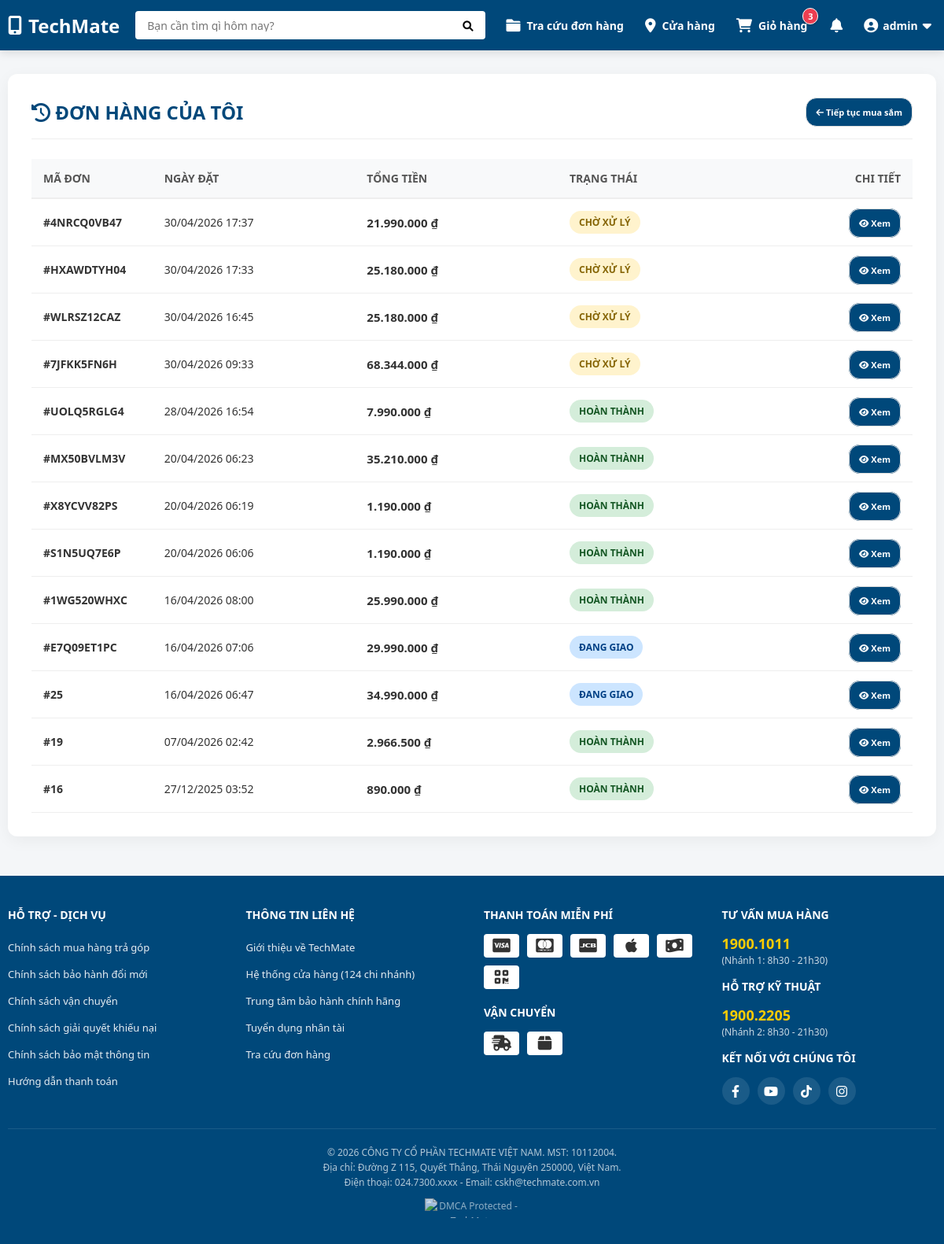
Screenshot of /order_history.php (signed in) with the database file from the repository.
### tables this page shows
CREATE TABLE `orders` (
  `id` int(11) NOT NULL,
  `order_code` varchar(10) DEFAULT NULL,
  `user_id` int(11) DEFAULT NULL,
  `name` varchar(255) NOT NULL,
  `phone` varchar(20) NOT NULL,
  `address` text NOT NULL,
  `total_price` decimal(15,0) DEFAULT NULL,
  `discount_amount` int(11) NOT NULL DEFAULT 0,
  `status` enum('pending','shipping','completed','cancelled') DEFAULT 'pending',
  `payment_method` enum('cod','banking') NOT NULL DEFAULT 'cod',
  `payment_status` enum('unpaid','paid') NOT NULL DEFAULT 'unpaid',
  `created_at` timestamp NOT NULL DEFAULT current_timestamp()
);

### order_history.php (the view, shortened to what this page needs)
<?php
include 'config/db.php';
$user_id = $_SESSION['user_id'];
?>
<!DOCTYPE html>
<html lang="vi">
<head>
    <link rel="stylesheet" href="assets/css/style.css?v=<?php echo time(); ?>">
    <link rel="stylesheet" href="assets/css/mobile.css?v=<?php echo time(); ?>">
    <link rel="stylesheet" href="https://cdnjs.cloudflare.com/ajax/libs/font-awesome/6.0.0/css/all.min.css">
</head>
<body>
    <?php require_once 'includes/navbar.php'; ?>
    <div class="container">
        <div class="history-wrapper">
            <div class="history-header">
                <h2><i class="fa-solid fa-clock-rotate-left"></i> Đơn hàng của tôi</h2>
                <a href="index.php" class="btn-view-detail"><i class="fa-solid fa-arrow-left"></i> Tiếp tục mua sắm</a>
            </div>
            <table class="history-table">
                <thead>
                    <tr>
                        <th width="10%">Mã đơn</th>
                        <th width="20%">Ngày đặt</th>
                        <th width="20%">Tổng tiền</th>
                        <th width="20%">Trạng thái</th>
                        <th width="15%" style="text-align:right;">Chi tiết</th>
                    </tr>
                </thead>
                <tbody>
                    <?php
                    $sql = "SELECT * FROM orders WHERE user_id = ? ORDER BY created_at DESC";
                    $stmt = $conn->prepare($sql);
                    $stmt->bind_param("i", $user_id);
                    $stmt->execute();
                    $result = $stmt->get_result();
                    if ($result->num_rows > 0) {
                        while ($row = $result->fetch_assoc()) {
                            $status_class = 'bg-secondary';
                            $status_text = 'Chưa rõ';
                            switch ($row['status']) {
                                case 'pending':
                                    $status_class = 'bg-pending';
                                    $status_text = 'Chờ xử lý';
                                    break;
                                case 'shipping':
                                    $status_class = 'bg-shipping';
                                    $status_text = 'Đang giao';
                                    break;
                                case 'completed':
                                    $status_class = 'bg-completed';
                                    $status_text = 'Hoàn thành';
                                    break;
                            }
                            ?>
                    <tr>
                        <td><b>#<?= $row['order_code'] ?? $row['id'] ?></b></td>
                        <td><?= date('d/m/Y H:i', strtotime($row['created_at'])) ?></td>
                        <?php $final_history = max(0, $row['total_price'] - $row['discount_amount']); ?>
                        <td class="total-money"><?= number_format($final_history, 0, ',', '.') ?> ₫</td>
                        <td>
                            <span class="badge-status <?= $status_class ?>">
                                <?= $status_text ?>
                            </span>
                        </td>
                        <td style="text-align:right;">
                            <a href="order_detail.php?id=<?= $row['id'] ?>" class="btn-view-detail"
                                title="Xem chi tiết">
                                <i class="fa-solid fa-eye"></i> Xem
                            </a>
                        </td>
                    </tr>
                    <?php
                        }
                    }
                    ?>
                </tbody>
            </table>
        </div>
    </div>
    <?php require_once "includes/footer.php"; ?>
</body>
</html>

### rows the page displays
orders: order_code "4NRCQ0VB47", created_at "30/04/2026 17:37", final_history "21.990.000", status "CHỜ XỬ LÝ"
orders: order_code "HXAWDTYH04", created_at "30/04/2026 17:33", final_history "25.180.000", status "CHỜ XỬ LÝ"
orders: order_code "WLRSZ12CAZ", created_at "30/04/2026 16:45", final_history "25.180.000", status "CHỜ XỬ LÝ"
orders: order_code "7JFKK5FN6H", created_at "30/04/2026 09:33", final_history "68.344.000", status "CHỜ XỬ LÝ"
orders: order_code "UOLQ5RGLG4", created_at "28/04/2026 16:54", final_history "7.990.000", status "HOÀN THÀNH"
orders: order_code "MX50BVLM3V", created_at "20/04/2026 06:23", final_history "35.210.000", status "HOÀN THÀNH"
orders: order_code "X8YCVV82PS", created_at "20/04/2026 06:19", final_history "1.190.000", status "HOÀN THÀNH"
orders: order_code "S1N5UQ7E6P", created_at "20/04/2026 06:06", final_history "1.190.000", status "HOÀN THÀNH"
orders: order_code "1WG520WHXC", created_at "16/04/2026 08:00", final_history "25.990.000", status "HOÀN THÀNH"
orders: order_code "E7Q09ET1PC", created_at "16/04/2026 07:06", final_history "29.990.000", status "ĐANG GIAO"
orders: id "25", created_at "16/04/2026 06:47", final_history "34.990.000", status "ĐANG GIAO"
orders: id "19", created_at "07/04/2026 02:42", final_history "2.966.500", status "HOÀN THÀNH"
orders: id "16", created_at "27/12/2025 03:52", final_history "890.000", status "HOÀN THÀNH"

### other values shown
$cart_qty "3"
$_SESSION['username'] "admin"
